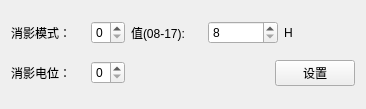
<?xml version="1.0" encoding="UTF-8"?>
<ui version="4.0">
 <class>MOSC82018config</class>
 <widget class="QWidget" name="MOSC82018config">
  <property name="geometry">
   <rect>
    <x>0</x>
    <y>0</y>
    <width>366</width>
    <height>109</height>
   </rect>
  </property>
  <property name="windowTitle">
   <string>C82018行管设置</string>
  </property>
  <layout class="QGridLayout" name="gridLayout">
   <item row="0" column="0">
    <layout class="QHBoxLayout" name="horizontalLayout_2">
     <item>
      <widget class="QLabel" name="label">
       <property name="text">
        <string>消影模式：    </string>
       </property>
      </widget>
     </item>
     <item>
      <widget class="QSpinBox" name="ShadowingModespinBox">
       <property name="maximum">
        <number>1</number>
       </property>
      </widget>
     </item>
    </layout>
   </item>
   <item row="0" column="1">
    <layout class="QHBoxLayout" name="horizontalLayout">
     <item>
      <widget class="QLabel" name="label_4">
       <property name="text">
        <string>值(08-17):</string>
       </property>
      </widget>
     </item>
     <item>
      <widget class="QSpinBox" name="ValuespinBox">
       <property name="minimum">
        <number>8</number>
       </property>
       <property name="maximum">
        <number>23</number>
       </property>
       <property name="displayIntegerBase">
        <number>16</number>
       </property>
      </widget>
     </item>
     <item>
      <widget class="QLabel" name="label_5">
       <property name="text">
        <string>H</string>
       </property>
      </widget>
     </item>
    </layout>
   </item>
   <item row="1" column="0">
    <layout class="QHBoxLayout" name="horizontalLayout_3">
     <item>
      <widget class="QLabel" name="label_2">
       <property name="text">
        <string>消影电位：    </string>
       </property>
      </widget>
     </item>
     <item>
      <widget class="QSpinBox" name="ShadowingVoltagespinBox">
       <property name="maximum">
        <number>7</number>
       </property>
      </widget>
     </item>
    </layout>
   </item>
   <item row="1" column="1">
    <layout class="QHBoxLayout" name="horizontalLayout_4">
     <item>
      <spacer name="horizontalSpacer">
       <property name="orientation">
        <enum>Qt::Horizontal</enum>
       </property>
       <property name="sizeHint" stdset="0">
        <size>
         <width>40</width>
         <height>20</height>
        </size>
       </property>
      </spacer>
     </item>
     <item>
      <widget class="QPushButton" name="pushButton">
       <property name="text">
        <string>设置</string>
       </property>
      </widget>
     </item>
    </layout>
   </item>
  </layout>
 </widget>
 <resources/>
 <connections/>
</ui>
